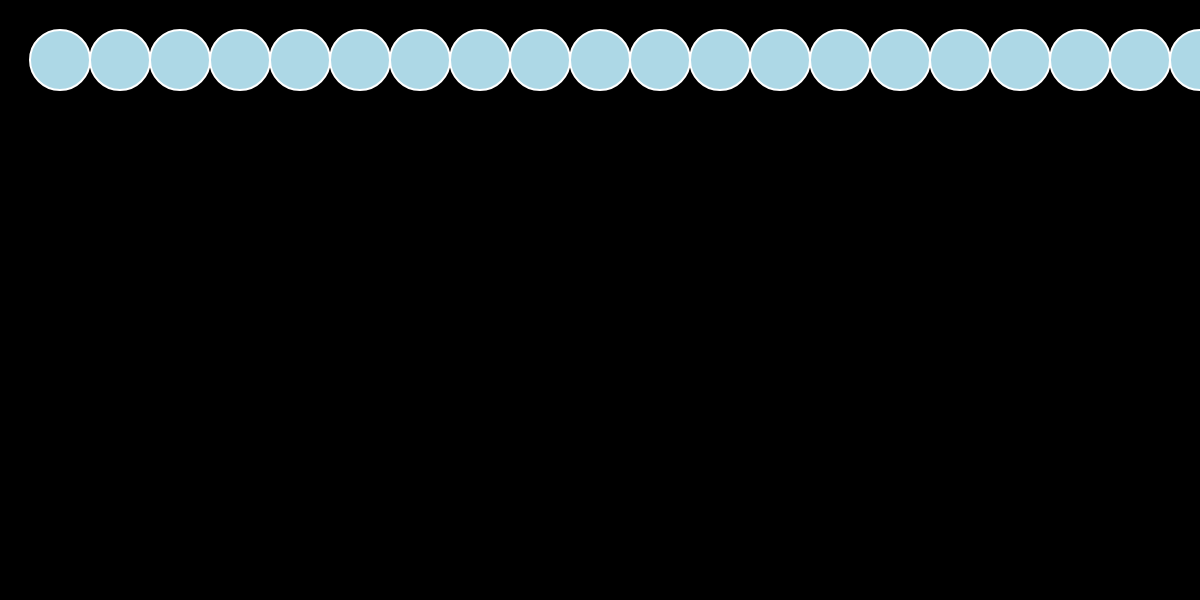
Frame 1 (no input)
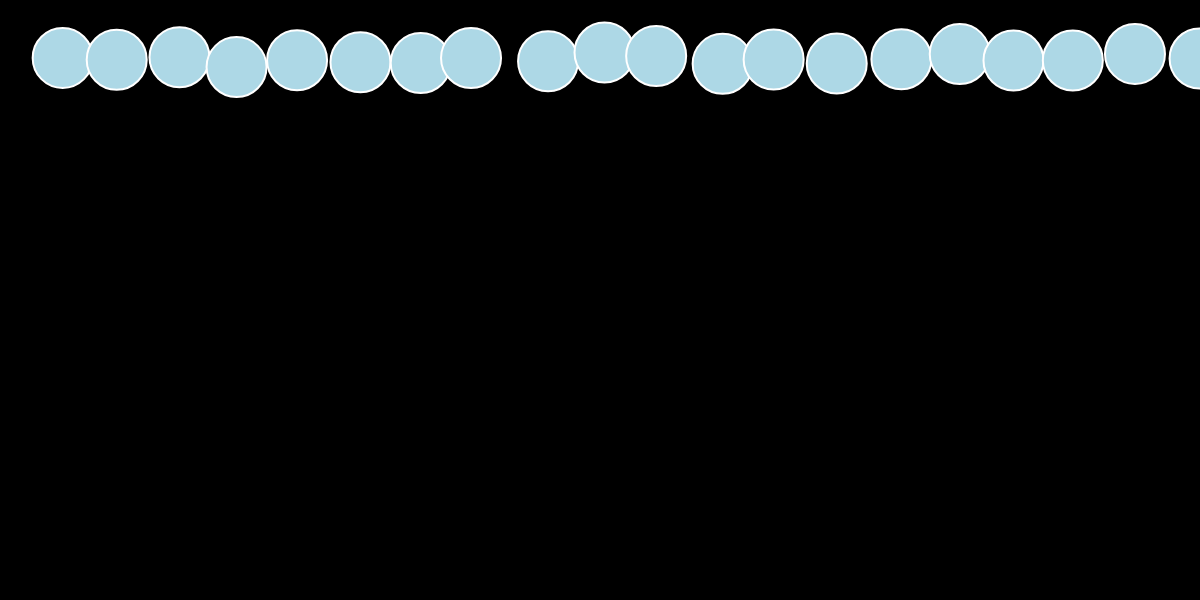
Frame 60 (no input)
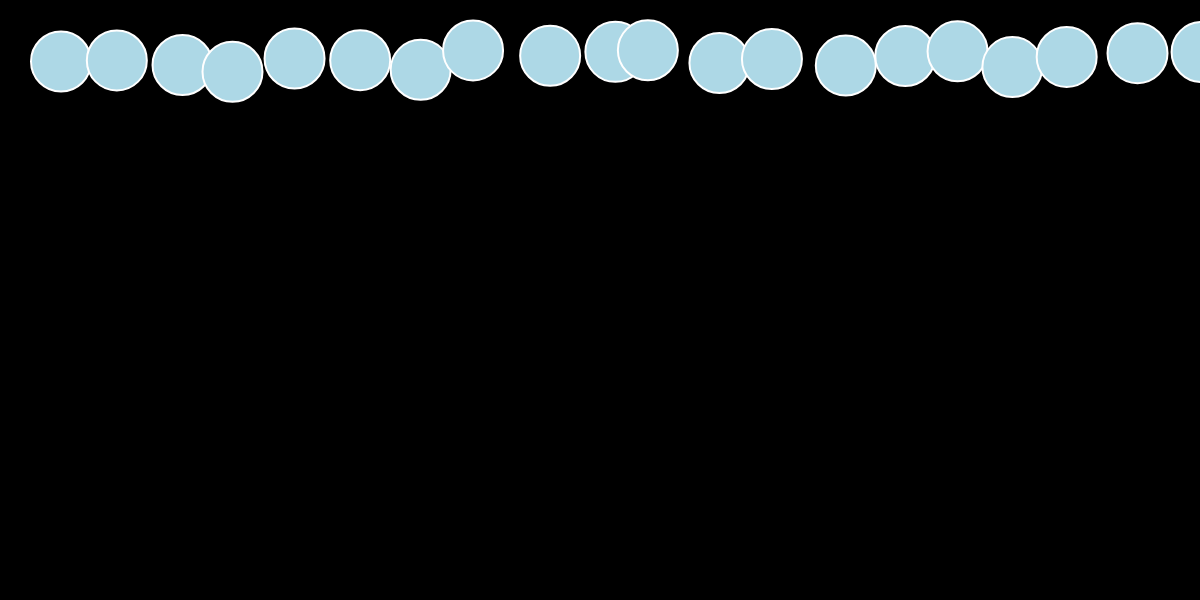
Frame 120 (the mouse pressed at the canvas centre since frame 60)

The p5.js sketch that drew these frames (run headless with seeded random() and noise() and a simulated clock; from frame 60 on, the mouse is pressed at the canvas centre):

// p5.js sketch
// ── sketch.js

var circleArray = [];
const numOfBubbles = 20;

function setup() {


	createCanvas(windowWidth, 600);
    let init_x = windowWidth/numOfBubbles;
	let init_y = 60;
    let init_rad = 30
    let init_col = 'lightBlue'
    for (let i = 0; i < numOfBubbles; i++) {
		circleArray.push(new Bubble(init_x, init_y,init_rad,init_col));
        init_x += windowWidth/numOfBubbles
		// init_x += 100;
		// if (init_x > width) {
		// 	init_x = 60;
		// 	init_y += 100;
		//}
	}
}



function draw() {
	background('black');
    for (var num = 0; num < circleArray.length; num++) {
        circleArray[num].display()
        circleArray[num].update()

        for (var num_other = 0; num_other < circleArray.length; num_other++) {
            if (num != num_other) {
                circleArray[num].changeColor(circleArray[num_other]);
            }
        }

    }

}


//circle1 = new Bubble(300,300);
//circle2 = new Bubble(250,250);




function Bubble (x,y,rad,col) {
	this.posX = x;
	this.posY = y;
	this.radius = rad;
	this.color = col;

	this.display = function() {
		stroke('white');
		strokeWeight(2);
		fill(this.color);
		ellipse(this.posX, this.posY, this.radius * 2, this.radius * 2);

	}

	this.update = function(other) {
		this.posX = this.posX + random(-1, 1);
		this.posY = this.posY + random(-1, 1);
	}

    this.changeColor = function(other) {
        d = dist(this.posX, this.posY, other.posX, other.posY);
        if (d <= this.radius){
            this.color = color(random(200), random(200), random(200));
        }
    }
	// if (d < circle1.radius + circle2.radius) {
	// 	circle1.changeColor();
	// 	circle2.changeColor();
	// }

}
